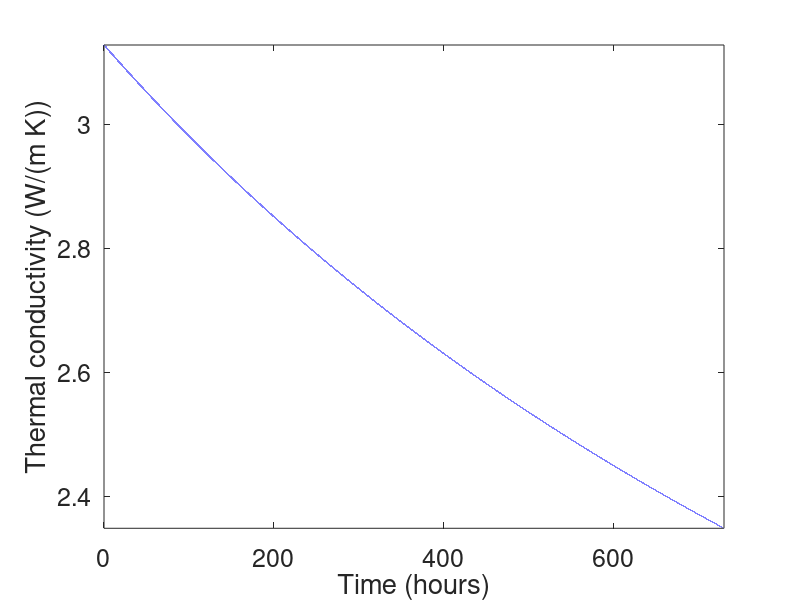
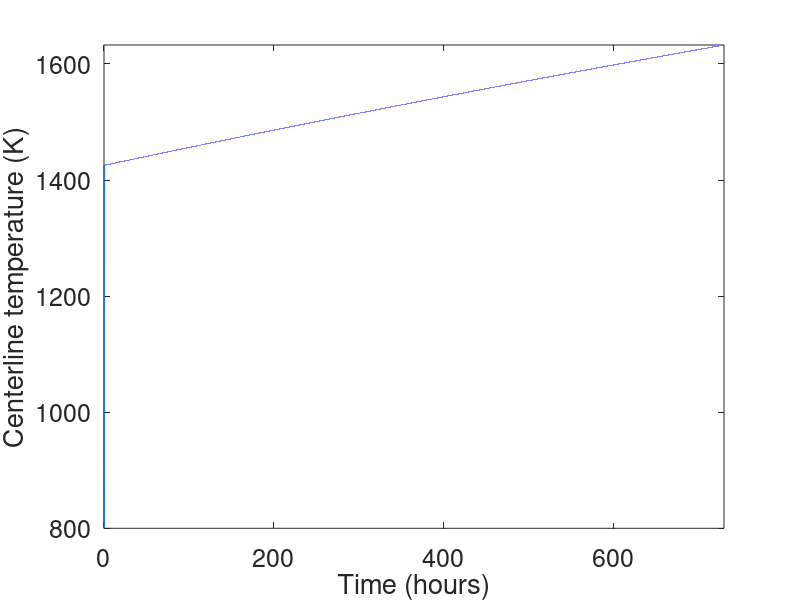

The MATLAB script that drew these images, in order:
%Problem 5 from HW 4
clear;
close all;

Rf = 0.41; %m;
th_gap = 80.0e-4; %m;
th_clad = 0.57e-1; %m
Tk = 1200; %K
Tfab = 300;
Ts = 800;
Tcool = 580;
hcool = 2.5;
flux = 2.75e13; %neutrons/cm2s
q = 0.042;
MU = 238; %g U/mol
dU = 9.65;%g U/cm3
Na = 6.022e23; %atoms/mol
Ef = 3e-11; %J/s
crosssection = 5.5e-22; %cm2
k = 0.03; %W/(cm K)
kc = 0.17;
trmp = 3600*3;
ttot = 24*3600*365*2+trmp;
alpha_f = 11e-6;
alpha_c = 7.1e-6;
rho = 10.97; %g/cm3cm3

tv_rmp = 0:10:trmp;
tv_armp = trmp:200:ttot;
tv = [tv_rmp, tv_armp];

NU = q*Na*dU/MU; %atoms/cm3;
Fdotmax = NU*flux*crosssection;
Fdot = [tv_rmp*Fdotmax/trmp,Fdotmax*ones(size(tv_armp))];
Q = Ef*Fdot;
LHR = Q*pi*Rf^2;

burnup_rmp = q*flux*crosssection/trmp/2*tv_rmp.^2;
burnup_armp = burnup_rmp(end) + q*flux*crosssection*(tv_armp-trmp);
burnup = [burnup_rmp,burnup_armp];
burnup = burnup*950;

Tc = Tk - 273.15;
Rf = 0.5*(1 + tanh((Tc-900)/150));
kpstart = 1./(9.592e-2 + 6.14e-3*burnup - 1.4e-5*burnup.^2 + (2.5e-4 - 1.81e-6*burnup).*Tc);
kpend = 1./(9.592e-2 + 2.6e-3*burnup + (2.5e-4 - 2.7e-7*burnup).*Tc);
kel1 = 1.32e-2*exp(1.88e-3*Tc);

k = (1 - Rf).*kpstart + Rf.*kpend + kel1;

plot(tv/(3600*24),k,'linewidth',1.5)
set(gca,'fontsize',18)
xlabel('Time (hours)')
ylabel('Thermal conductivity (W/(m K))')
axis tight

%Part B
Ts = 800;
T0 = Ts + LHR./(4*pi*k*0.01);
figure
plot(tv/(3600*24),T0,'linewidth',1.5)
set(gca,'fontsize',18)
xlabel('Time (hours)')
ylabel('Centerline temperature (K)')
axis tight
